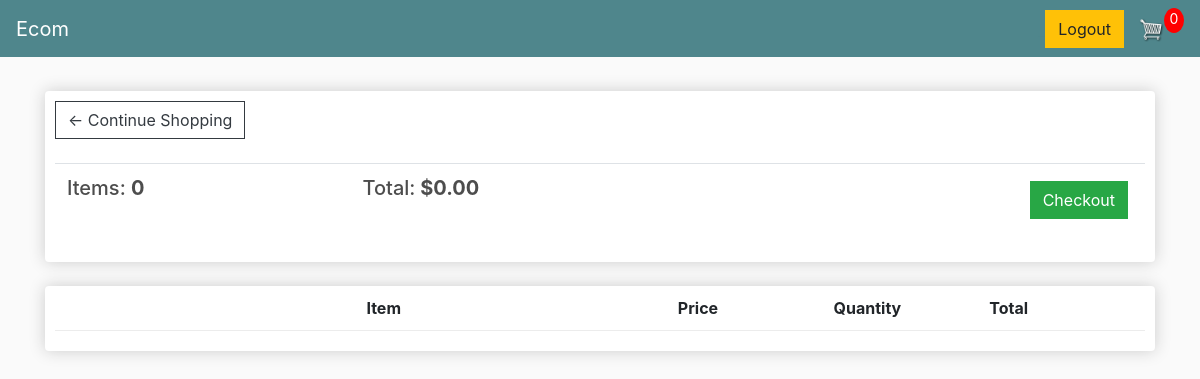
/cart/ (signed in), run on an earlier commit of the app's database.
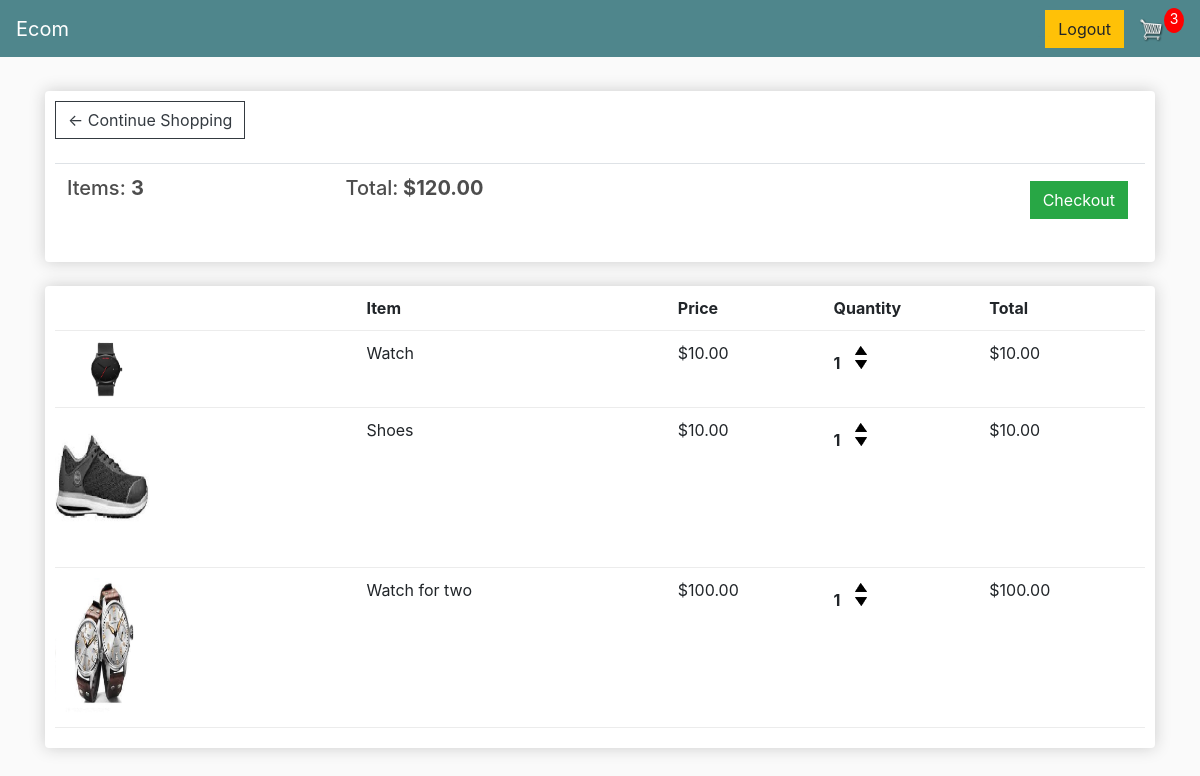
And on a later commit of the database.
### store/models.py (models this page shows, shortened)
class Order(models.Model):
	customer = models.ForeignKey(Customer, on_delete=models.SET_NULL, null=True, blank=True)
	date_ordered = models.DateTimeField(auto_now_add=True)
	complete = models.BooleanField(default=False)
	transaction_id = models.CharField(max_length=100, null=True)
	@property
	def get_cart_total(self):
		orderitems = self.orderitem_set.all()
		total = sum([item.get_total for item in orderitems])
		return total
	@property
	def get_cart_items(self):
		orderitems = self.orderitem_set.all()
		total = sum([item.quantity for item in orderitems])
		return total

class OrderItem(models.Model):
	product = models.ForeignKey(Product, on_delete=models.SET_NULL, null=True)
	order = models.ForeignKey(Order, on_delete=models.SET_NULL, null=True)
	quantity = models.IntegerField(default=0, null=True, blank=True)
	date_added = models.DateTimeField(auto_now_add=True)
	@property
	def get_total(self):
		total = self.product.price * self.quantity
		return total

class Product(models.Model):
	name = models.CharField(max_length=200)
	price = models.FloatField()
	digital = models.BooleanField(default=False,null=True, blank=True)
	image = models.ImageField(null=True, blank=True)
	details = models.TextField(max_length=500, blank=True, null= True)
	@property
	def imageURL(self):
		try:
			url = self.image.url
		except:
			url = ''
		return url

### store/views.py (the view)
# urls.py: path('cart/', views.cart, name='cart'),
def cart(request):
	data = cartData(request)
	cartItems = data['cartItems']
	order = data['order']
	items = data['items']
	context = {'items':items, 'order':order, 'cartItems':cartItems}
	return render(request, 'store/cart.html', context)

### store/utils.py (called while the page is built)
def cartData(request):
	if request.user.is_authenticated:
		customer = request.user.customer
		order, created = Order.objects.get_or_create(customer=customer, complete=False)
		items = order.orderitem_set.all()
		cartItems = order.get_cart_items
	else:
		cookieData = cookieCart(request)
		cartItems = cookieData['cartItems']
		order = cookieData['order']
		items = cookieData['items']
	return {'cartItems':cartItems ,'order':order, 'items':items}

### store/templates/store/cart.html
{% extends 'store/main.html' %}
{% load static %}
{% block content %}
	<div class="row">
		<div class="col-lg-12">
			<div class="box-element">
				<a  class="btn btn-outline-dark" href="{% url 'store' %}">&#x2190; Continue Shopping</a>
				<br>
				<br>
				<table class="table">
					<tr>
						<th><h5>Items: <strong>{{order.get_cart_items}}</strong></h5></th>
						<th><h5>Total:<strong> ${{order.get_cart_total|floatformat:2}}</strong></h5></th>
						<th>
							<a  style="float:right; margin:5px;" class="btn btn-success" href="{% url 'checkout' %}">Checkout</a>
						</th>
					</tr>
				</table>
			</div>
			<br>
			<div class="box-element">
				<div class="cart-row">
					<div style="flex:2"></div>
					<div style="flex:2"><strong>Item</strong></div>
					<div style="flex:1"><strong>Price</strong></div>
					<div style="flex:1"><strong>Quantity</strong></div>
					<div style="flex:1"><strong>Total</strong></div>
				</div>
				{% for item in items %}
				<div class="cart-row">
					<div style="flex:2"><img class="row-image" src="{{item.product.imageURL}}"></div>
					<div style="flex:2"><p>{{item.product.name}}</p></div>
					<div style="flex:1"><p>${{item.product.price|floatformat:2}}</p></div>
					<div style="flex:1">
						<p class="quantity">{{item.quantity}}</p>
						<div class="quantity">
							<img data-product="{{item.product.id}}" data-action="add" class="chg-quantity update-cart" src="{% static  'images/arrow-up.png' %}">
							<img data-product="{{item.product.id}}" data-action="remove" class="chg-quantity update-cart" src="{% static  'images/arrow-down.png' %}">
						</div>
					</div>
					<div style="flex:1"><p>${{item.get_total|floatformat:2}}</p></div>
				</div>
				{% endfor %}
			</div>
		</div>
	</div>
{% endblock content %}

### store/templates/store/main.html (shortened to what this page needs)
<!DOCTYPE html>
{% load static %}
<html>
<head>
	<link rel="stylesheet" href="https://stackpath.bootstrapcdn.com/bootstrap/4.4.1/css/bootstrap.min.css">
	<link rel="stylesheet" type="text/css" href="{% static 'css/main.css' %}">
</head>
<body>
	<nav class="navbar navbar-expand-lg navbar-dark bg-dark">
	  <a class="navbar-brand" href="{% url 'store' %}">Ecom</a>
	  <div class="collapse navbar-collapse" id="navbarSupportedContent">
	    <ul class="navbar-nav mr-auto">
	      <li class="nav-item active">
	        <a class="nav-link" href="{% url 'store' %}"><span class="sr-only">(current)</span></a>
	      </li>
	    </ul>
	    <div class="form-inline my-2 my-lg-0">
                {% if user.is_anonymous %}
                <span style="color: #4f868c">_</span>
	     	    <a href="{% url 'login' %}"class="btn btn-warning">Login</a>
                {% else %}
                <span style="color: #4f868c">_</span>
                <a href="{% url 'logout' %}"class="btn btn-warning">Logout</a>
                {% endif %}
	     	<a href="{% url 'cart' %}">
	    		<img  id="cart-icon" src="{% static 'images/cart.png' %}">
	    	</a>
	    	<p id="cart-total">{{cartItems}}</p>
	    </div>
	  </div>
	</nav>
     <div class="container">
            <br>
            {% block content %}
            {% endblock content %}
         </div>
</body>
</html>

### static/css/main.css (style rules this page uses)
body { background-color: hsl(0, 0%, 98%); }
h1,h2,h3,h4,h5,h6 { color:hsl(0, 0%, 30%); }
.box-element { box-shadow:hsl(0, 0%, 80%) 0 0 16px; background-color: #fff; border-radius: 4px; padding: 10px; }
.bg-dark { background-color: #4f868c!important; }
#cart-icon { width:25px; display: inline-block; margin-left: 15px; }
#cart-total { display: block; text-align: center; color:#fff; background-color: red; width: 20px; height: 25px; border-radius: 50%; font-size: 14px; }
.col-lg-4, .col-lg-6, .col-lg-8, .col-lg-12 { margin-top: 10px; }
.btn { border-radius: 0; }
.row-image { width: 100px; }
.cart-row { display: flex; align-items: flex-stretch; padding-bottom: 10px; margin-bottom: 10px; border-bottom: 1px solid #ececec; }
.quantity { display: inline-block; font-weight: 700; padding-right:10px; }
.chg-quantity { width: 12px; cursor: pointer; display: block; margin-top: 5px; transition:.1s; }

What changed in the data, as far as the page shows it:
computed for Order: get_cart_items "0" → "3"; get_cart_total "0.00" → "120.00"
added OrderItem: product.imageURL (picture), product.name "Watch", product.price "10.00", quantity "1", get_total "10.00"
added OrderItem: product.imageURL (picture), product.name "Shoes", product.price "10.00", quantity "1", get_total "10.00"
added OrderItem: product.imageURL (picture), product.name "Watch for two", product.price "100.00", quantity "1", get_total "100.00"
Also different on the page:
{{ cartItems }}: "0" → "3"
